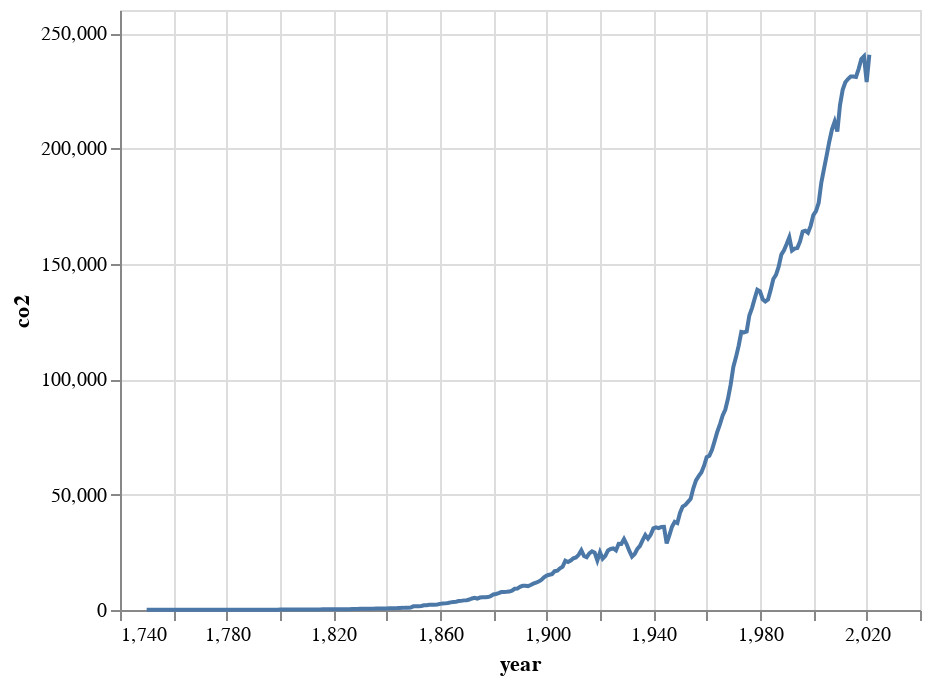

Write notebook code for a chart like this one.
### Markdown cell above
# CO2 emission globaly per year (move to notebook 1)

### Code cell
OWID_DATASETS = os.path.join(DATASET_PATH, "owid")
CO2_EMISSION_CSV_PATH = os.path.join(OWID_DATASETS, "owid-co2-data.csv")

co2_emission = pd.read_csv(CO2_EMISSION_CSV_PATH)
co2_emission_annually = co2_emission[["year", "co2"]].fillna(0).groupby(['year']).sum().reset_index()
co2_emission_annually

alt.Chart(co2_emission_annually).mark_line().encode(
    x='year',
    y='co2'
)

### Figure 1 — Vega-Lite specification as saved in the notebook (floating-point values rounded to 4 significant figures; data arrays with more than 128 entries replaced by an {"elided": "..."} marker saying what was removed)
{"config": {"view": {"continuousWidth": 400, "continuousHeight": 300}}, "data": {"name": "data-e63d7e7885238b0cefd00dd310ab4931"}, "mark": "line", "encoding": {"x": {"field": "year", "type": "quantitative"}, "y": {"field": "co2", "type": "quantitative"}}, "$schema": "https://vega.github.io/schema/vega-lite/v4.17.0.json", "datasets": {"data-e63d7e7885238b0cefd00dd310ab4931": {"elided": "272 records"}}}
